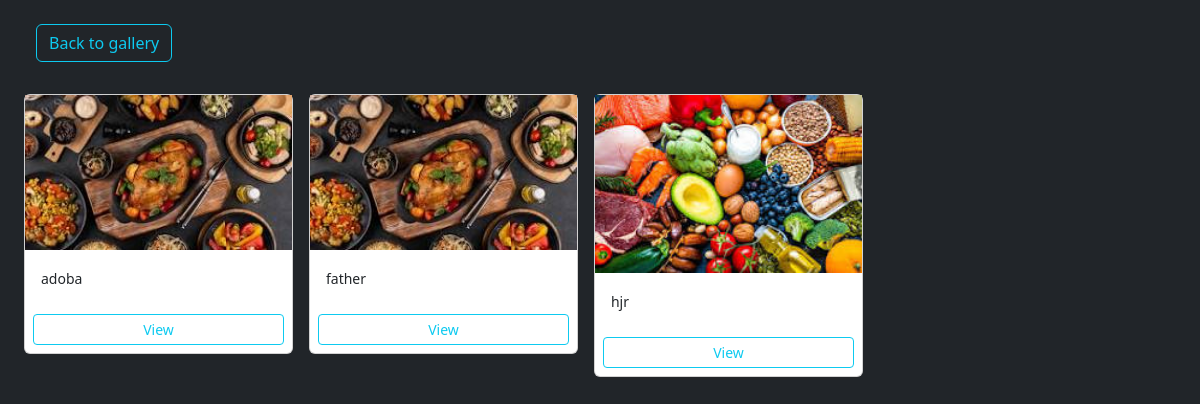
Page /category/2/ (signed in) on the committed database.
### myapp/models.py (models this page shows, shortened)
class PhotoModel(models.Model):
    category=models.ForeignKey(Category,on_delete=models.SET_NULL,null=True,blank=True)
    image = models.ImageField(blank=False,null=False)
    description = models.TextField()
    created_at = models.DateTimeField(auto_now_add=True)
    class Meta:
        ordering = ['created_at']

### myapp/views.py (the view)
# urls.py: path('category/<str:pk>/', list_photo_with_associated_category, name='list_photo'),
@login_required(login_url='login')
def list_photo_with_associated_category(request,pk):
    category=Category.objects.get(id=pk)
    photos=PhotoModel.objects.filter(category=category)
    return render(request,'myapp/list_photo.html',{'photos':photos})

### myapp/templates/myapp/list_photo.html (shortened to what this page needs)
<!DOCTYPE html>
<html lang="en">
<head>
    <link href="https://cdn.jsdelivr.net/npm/bootstrap@5.3.3/dist/css/bootstrap.min.css" rel="stylesheet"
>
</head>
<body class="bg-dark">
    <div class="container m-3">
        <div class="row">
            <div class="col-md-9">
                <a href="{% url 'gallery' %}" class="btn btn-outline-info m-2">Back to gallery</a>
                <div class="row my-3">
                    {% for photo in photos %}
                    <div class="col-md-4 p-2">
                        <div class="card">
                            <img class="image_thumbnail" src="{{ photo.image.url }}" class="card-img-top" alt="my photo">
                            <div class="card-body">
                                <small>
                                    {{ photo.description}}
                                </small>
                            </div>
                            <a href="{% url 'viewphoto' photo.id %}" class="btn btn-outline-info btn-sm m-2">View</a>
                        </div>
                    </div>
                    {% endfor %}
                </div>
            </div>
        </div>
    </div>
</body>
</html>

### rows in the picture
PhotoModel: image (picture), description "adoba"
PhotoModel: image (picture), description "father"
PhotoModel: image (picture), description "hjr"
